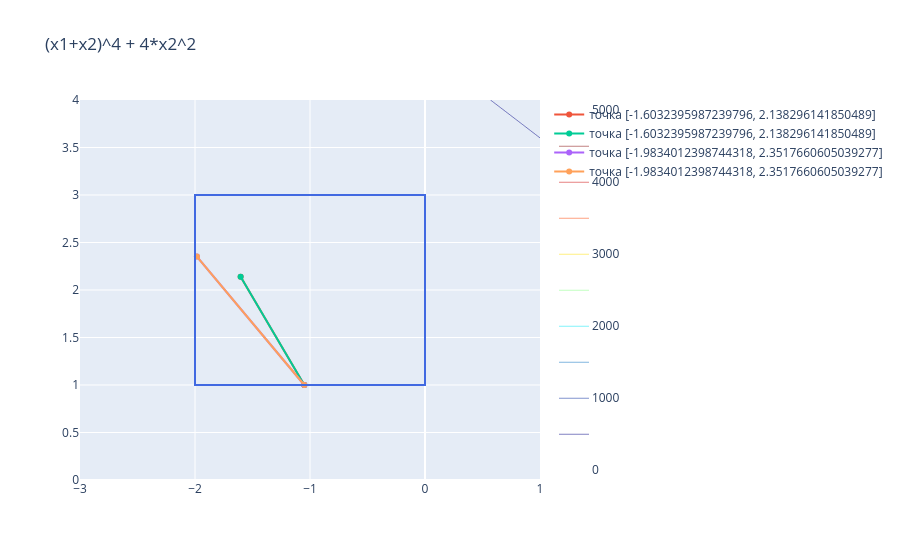

Here is the notebook cell this chart was saved with:
### Markdown cell above
### В данной лабораторной работе изучаются следующие методы решения задач условной оптимизации:
1. метод штрафных функций
2. метод барьерных функций
3. метод проекции градиента
4. метод условного градиента

![image.png](attachment:image.png)

Вариант 13

### Code cell
import numpy as np
import sympy as sp
import pandas as pd
import plotly.graph_objects as go
import random 


def auxiliary_point(grad, lower, upper, step=0.1, maxiter=500, eps=1e-5):
    x = np.array([(lower[0] + upper[0]) / 2, (lower[1] + upper[1]) / 2])
    for _ in range(maxiter):
        c_grad = np.array([grad[0](x[0], x[1]), grad[1](x[0], x[1])])
        x_new = x - step * c_grad   # шаг градиентного спуска
        x_new = np.clip(x_new, lower, upper)  # проекция на параллелепипед
        if np.linalg.norm(x_new - x) < eps:
            break
        x = x_new
    return x

def select_alpha_gd(f_sym, grad, x, p, alpha=0.5, step_size=0.1, maxiter=100, eps=1e-5):
    # Преобразуем f_sym в числовую функцию (аналогично auxiliary_point)
    f_num = sp.lambdify([x1, x2], f_sym, "math")
    
    for _ in range(maxiter):
        x_alpha = x + alpha * p
        # Вычисляем градиент в x_alpha через grad
        g = np.array([grad[0](x_alpha[0], x_alpha[1]),
                      grad[1](x_alpha[0], x_alpha[1])])
        grad_phi = np.dot(g, p)   # производная phi'(alpha)
        alpha_new = alpha - step_size * grad_phi
        alpha_new = np.clip(alpha_new, 0.0, 1.0)
        if np.linalg.norm(alpha_new - alpha) < eps:
            break
        alpha = alpha_new
    return alpha

def cond_grad(f, x0, lower, upper, eps = 1e-5, maxiter = 5000):
    x = x0.copy()
    
    if not lower[0]<= x[0] <= upper[0] and lower[1] <= x[1] <= upper[1]:
        return "Point is out of bounds"
    fun = sp.lambdify([x1, x2], f, "math")
    x_path = [x.copy()]
    fx = fun(x[0], x[1])
    f_path = [fx]

    x1d = sp.diff(f, x1)
    x2d = sp.diff(f, x2)
    x1d = sp.lambdify([x1, x2], x1d, "math")
    x2d = sp.lambdify([x1, x2], x2d, "math")

    for k in range(maxiter):
        c_grad = np.array([x1d(x[0], x[1]), x2d(x[0], x[1])])

        x_bar = auxiliary_point([x1d, x2d], lower, upper)
        direction = x_bar - x
        if np.linalg.norm(direction) < eps:
            break

        alpha = select_alpha_gd(f, [x1d, x2d], x, direction, step_size=0.05, maxiter=50)

        x = x + alpha * direction
        x_path.append(x.copy())
        fx = fun(x[0], x[1])
        f_path.append(fx)

        if np.linalg.norm(alpha * direction) < eps:
            break

    return x_path, f_path, k+1


x1, x2 = sp.symbols('x1, x2')
f = (x1+x2)**4 + 4*x2**2
np.random.seed(42)
p_list = ([3, 3], [random.uniform(-2, 0), random.uniform(1, 3)], [random.uniform(-2, 0),  random.uniform(1, 3)])
e_list = (0.1, 1e-6)
lower = [-2, 1]
upper = [0, 3]
x1_range = np.linspace(-3, 1, 100)
x2_range = np.linspace(0, 4, 100)

x, y = np.meshgrid(x1_range, x2_range)
fu = (x+y)**4 + 4*y**2
fig = go.Figure(data=[go.Contour(
    zmax = 5000, zmin = 0,
    z=fu, x=x1_range, y=x2_range, colorscale='Jet',
    contours=dict(
         coloring = 'lines',
        showlabels = True,
        labelfont = dict(
            size = 12,
            color = 'white',
        )
    ) 
)])
fig.update_layout(title=f'(x1+x2)^4 + 4*x2^2') 
fig.add_shape(type="rect",
    x0=-2, y0=1, x1=0, y1=3,
    line=dict(color="RoyalBlue"),)

# method visualize

for point in p_list:
    for e in e_list:
        print(f'point = {point}')
        ans = cond_grad(f, point, lower, upper, eps=e)
        if isinstance(ans, str):
            print(ans)
            continue
        print(ans[0], ans[1], ans[2])
        fig.add_trace(go.Scatter(x=[i[0] for i in ans[0]], y=[i[1] for i in ans[0]], name=f'точка {point}'))
fig.show()

### Figure 1 — Plotly figure (JSON) as saved in the notebook; plotly's stock layout.template omitted (floating-point values rounded to 4 significant figures; data arrays with more than 128 entries replaced by an {"elided": "..."} marker saying what was removed)
{"data": [{"colorscale": [[0, "rgb(0,0,131)"], [0.2, "rgb(0,60,170)"], [0.4, "rgb(5,255,255)"], [0.6, "rgb(255,255,0)"], [0.8, "rgb(250,0,0)"], [1, "rgb(128,0,0)"]], "contours": {"coloring": "lines", "labelfont": {"color": "white", "size": 12}, "showlabels": true}, "type": "contour", "x": [-3.0, -2.96, -2.919, -2.879, -2.838, -2.798, -2.758, -2.717, -2.677, -2.636, -2.596, -2.556, -2.515, -2.475, -2.434, -2.394, -2.354, -2.313, -2.273, -2.232, -2.192, -2.152, -2.111, -2.071, -2.03, -1.99, -1.949, -1.909, -1.869, -1.828, -1.788, -1.747, -1.707, -1.667, -1.626, -1.586, -1.545, -1.505, -1.465, -1.424, -1.384, -1.343, -1.303, -1.263, -1.222, -1.182, -1.141, -1.101, -1.061, -1.02, -0.9798, -0.9394, -0.899, -0.8586, -0.8182, -0.7778, -0.7374, -0.697, -0.6566, -0.6162, -0.5758, -0.5354, -0.4949, -0.4545, -0.4141, -0.3737, -0.3333, -0.2929, -0.2525, -0.2121, -0.1717, -0.1313, -0.09091, -0.05051, -0.0101, 0.0303, 0.07071, 0.1111, 0.1515, 0.1919, 0.2323, 0.2727, 0.3131, 0.3535, 0.3939, 0.4343, 0.4747, 0.5152, 0.5556, 0.596, 0.6364, 0.6768, 0.7172, 0.7576, 0.798, 0.8384, 0.8788, 0.9192, 0.9596, 1.0], "y": [0.0, 0.0404, 0.08081, 0.1212, 0.1616, 0.202, 0.2424, 0.2828, 0.3232, 0.3636, 0.404, 0.4444, 0.4848, 0.5253, 0.5657, 0.6061, 0.6465, 0.6869, 0.7273, 0.7677, 0.8081, 0.8485, 0.8889, 0.9293, 0.9697, 1.01, 1.051, 1.091, 1.131, 1.172, 1.212, 1.253, 1.293, 1.333, 1.374, 1.414, 1.455, 1.495, 1.535, 1.576, 1.616, 1.657, 1.697, 1.737, 1.778, 1.818, 1.859, 1.899, 1.939, 1.98, 2.02, 2.061, 2.101, 2.141, 2.182, 2.222, 2.263, 2.303, 2.343, 2.384, 2.424, 2.465, 2.505, 2.545, 2.586, 2.626, 2.667, 2.707, 2.747, 2.788, 2.828, 2.869, 2.909, 2.949, 2.99, 3.03, 3.071, 3.111, 3.152, 3.192, 3.232, 3.273, 3.313, 3.354, 3.394, 3.434, 3.475, 3.515, 3.556, 3.596, 3.636, 3.677, 3.717, 3.758, 3.798, 3.838, 3.879, 3.919, 3.96, 4.0], "z": {"elided": "100x100 float values"}, "zmax": 5000, "zmin": 0}, {"name": "точка [-1.6032395987239796, 2.138296141850489]", "type": "scatter", "x": [-1.603, -1.05], "y": [2.138, 1]}, {"name": "точка [-1.6032395987239796, 2.138296141850489]", "type": "scatter", "x": [-1.603, -1.05], "y": [2.138, 1]}, {"name": "точка [-1.9834012398744318, 2.3517660605039277]", "type": "scatter", "x": [-1.983, -1.05], "y": [2.352, 1]}, {"name": "точка [-1.9834012398744318, 2.3517660605039277]", "type": "scatter", "x": [-1.983, -1.05], "y": [2.352, 1]}], "layout": {"shapes": [{"line": {"color": "RoyalBlue"}, "type": "rect", "x0": -2, "x1": 0, "y0": 1, "y1": 3}], "title": {"text": "(x1+x2)^4 + 4*x2^2"}}}
